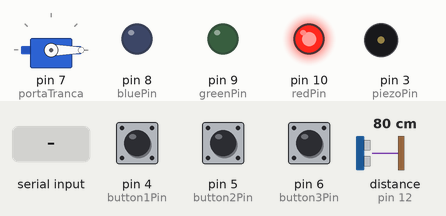
This sketch was run on a simulated Arduino Uno, built with avr-gcc and run on an emulated ATmega328P. On the bench: servo, output pins drawn as LEDs (lit = HIGH), buzzer (waves = sounding). Wiring (inferred from the names in the program): ultrasonic range finder: trigger pin 11; echo pin 12. The test bench sets the inputs (shaded band); at power-on: pin 4 (button1Pin) HIGH, pin 6 (button3Pin) HIGH, pin 5 (button2Pin) HIGH, distance to the obstacle (sensor on pin 12) 80 cm. The echo pulse lasts 58.3 µs per cm; pins used as bus, display or sensor lines are not drawn; what the sketch prints to the serial monitor is not drawn.

Above: at 1.2 s.
1.3 s: pin 4 (button1Pin) pulled LOW for 1 s
At 1.7 s:
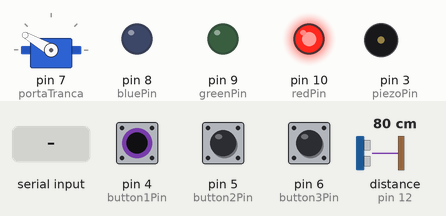
4.0 s: pin 6 (button3Pin) pulled LOW for 0.15 s
At 4.08 s:
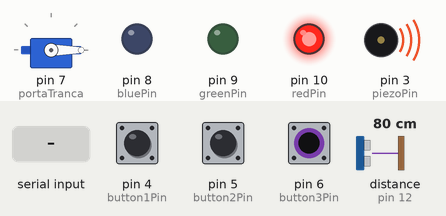
5.6 s: pin 5 (button2Pin) pulled LOW for 0.15 s
At 7.1 s:
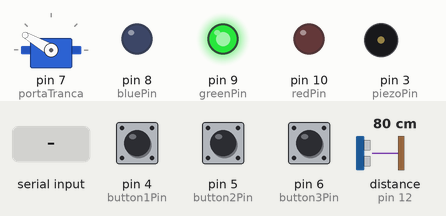
7.7 s: pin 6 (button3Pin) pulled LOW for 1 s
At 8.1 s:
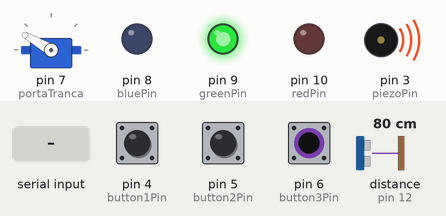
10.2 s: byte 76 (LOCK_COMMAND) received over Serial
At 10.6 s:
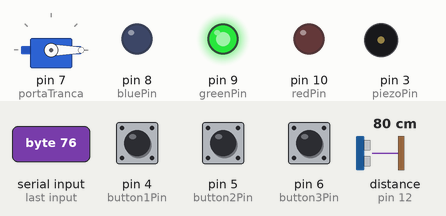
Timing chart, 0 to 13.2 s (numbered marks = the images above; inputs shaded):
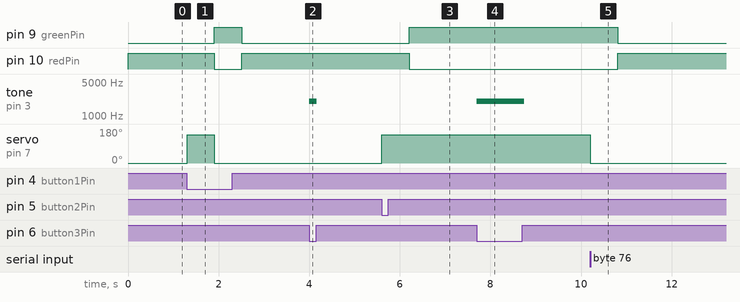

Measured:
- after the input at 1.3 s, pin 9 (greenPin): LOW → HIGH after 0.60 s, → LOW 0.60 s later; pin 10 (redPin): HIGH → LOW after 0.60 s, → HIGH 0.60 s later; servo on pin 7 (portaTranca): 0° → 150° at once, → 0° 0.60 s later
- after the input at 4.0 s, tone on pin 3 (piezoPin): silent → 2000 Hz at once, → silent 0.16 s later
- after the input at 5.6 s, pin 9 (greenPin): LOW → HIGH after 0.60 s; pin 10 (redPin): HIGH → LOW after 0.60 s; servo on pin 7 (portaTranca): 0° → 150° at once
- after the input at 7.7 s, tone on pin 3 (piezoPin): silent → 2000 Hz at once, → silent 1.0 s later
- after the input at 10.2 s, pin 9 (greenPin): HIGH → LOW after 0.61 s; pin 10 (redPin): LOW → HIGH after 0.61 s; servo on pin 7 (portaTranca): 150° → 0° at once

The sketch:

FlexLock.ino
```cpp
#include <Servo.h>

#define portaTranca 7

Servo tranca;

const int button1Pin = 4;
const int button2Pin = 5;
const int button3Pin = 6;

const int piezoPin = 3;

const int redPin = 10;
const int greenPin = 9;
const int bluePin = 8;

const int trigPin = 11;
const int echoPin = 12;

long duration, distance;

int button1State = 0;
int button2State = 0;
int button3State = 0;

// Lock stuff
enum LockState { LOCKED, UNLOCKED };
LockState state;

// Door stuff
enum DoorState { OPEN, CLOSED };
DoorState doorState;

const unsigned long int LOCK_UPDATE_DELAY = 600;
unsigned long int lockUpdateTimestamp;
boolean isLockUpdating = false;

const unsigned long int LOCK_ACTION_TIMEOUT_DELAY = 5000;
unsigned long int lockActionTimeoutTimestamp;
boolean isLockActionOnTimeout = false;

const unsigned long int UNLOCK_ACTION_TIMEOUT_DELAY = 5000;
unsigned long int unlockActionTimeoutTimestamp;
boolean isUnlockActionOnTimeout = false;

const unsigned long int DOOR_STATUS_UPDATE_DELAY = 500;
unsigned long int doorStatusChangeTimestamp;
boolean isUpdatingDoorStatus = false;

const unsigned long int PROXIMITY_UNLOCK_ACTION_TIMEOUT_DELAY = 10000;
unsigned long int proximityUnlockActionTimeoutTimestamp;
boolean isProximityUnlockActionOnTimeout = false;

// Bluetooth commands

enum LockCommand {  LOCK_COMMAND = 'L',
                    UNLOCK_COMMAND = 'U',
                    PROXIMITY_UNLOCK_COMMAND = 'P',
                    STATUS_COMMAND = 'S'
                 };

enum LockMessage {  BUZZER_SENDCOMMAND = 'B',
                    LOCKED_SENDCOMMAND = 'L',
                    UNLOCKED_SENDCOMMAND = 'U',
                    PROXIMITY_UNLOCKED_SENDCOMMAND = 'P',
                    OPEN_SENDCOMMAND = 'O'
                 };

void setup() {
  tranca.attach(portaTranca);
  pinMode(button1Pin, INPUT);
  pinMode(button2Pin, INPUT);
  pinMode(button3Pin, INPUT);
  pinMode(redPin, OUTPUT);
  pinMode(greenPin, OUTPUT);
  pinMode(bluePin, OUTPUT);
  pinMode(piezoPin, OUTPUT);
  pinMode(trigPin, OUTPUT);
  pinMode(echoPin, INPUT);

  lock();
  updateLockStatusColor();
  checkDoor();

  Serial.begin(115200);
}

int nextDelay = 0;
uint8_t byteRead = 0;

int once = 0;

void loop() {

  checkLock();

  checkButtons();

  checkBluetoothMessages();

  checkDoor();

}

void checkLock() {
  if (isLockUpdating) {
    if (millis() - lockUpdateTimestamp >= LOCK_UPDATE_DELAY) {
      isLockUpdating = false;
      updateLockStatusColor();
    }
  }

  if (isLockActionOnTimeout) {
    if (millis() - lockActionTimeoutTimestamp >= LOCK_ACTION_TIMEOUT_DELAY) {
      isLockActionOnTimeout = false;
    }
  }

  if (isUnlockActionOnTimeout) {
    if (millis() - unlockActionTimeoutTimestamp >= UNLOCK_ACTION_TIMEOUT_DELAY) {
      isUnlockActionOnTimeout = false;
    }
  }

  if (isProximityUnlockActionOnTimeout) {
    if (millis() - proximityUnlockActionTimeoutTimestamp >= PROXIMITY_UNLOCK_ACTION_TIMEOUT_DELAY) {
      isProximityUnlockActionOnTimeout = false;
    }
  }

  if (isUpdatingDoorStatus) {
    if (millis() - doorStatusChangeTimestamp >= DOOR_STATUS_UPDATE_DELAY) {
      isUpdatingDoorStatus = false;
    }
  }
}

void checkButtons() {
  checkLockButton();
  checkBuzzerButton();
}

void checkBluetoothMessages() {
  if (Serial.available() > 0) {
    byteRead = Serial.read();
    //Serial.write(byteRead);

    switch (byteRead) {
      case UNLOCK_COMMAND:
        if (unlock())
          sendResponse(UNLOCKED_SENDCOMMAND);
        break;
      case PROXIMITY_UNLOCK_COMMAND:
        if (doorState == CLOSED && proximityUnlock()) {
            sendResponse(PROXIMITY_UNLOCKED_SENDCOMMAND);
        }
        //do more stuff
        break;
      case LOCK_COMMAND:
        if (lock())
        sendResponse(LOCKED_SENDCOMMAND);
      case STATUS_COMMAND:
        switch (doorState) {
          case OPEN:
            sendResponse(OPEN_SENDCOMMAND);
            return;
          case CLOSED:
            break;
        }
        switch (state) {
          case LOCKED:
            sendResponse(LOCKED_SENDCOMMAND);
            break;
          case UNLOCKED:
            sendResponse(UNLOCKED_SENDCOMMAND);
        }
    }
  }
}

void sendResponse(LockMessage message) {
  Serial.write(message);
  delay(75);
}

void checkDoor() {
  //if (isDoorOpen) didOpenDoor(); --something like that

  // The sensor is triggered by a HIGH pulse of 10 or more microseconds.
  // Give a short LOW pulse beforehand to ensure a clean HIGH pulse:
  digitalWrite(trigPin, LOW);
  delayMicroseconds(5);
  digitalWrite(trigPin, HIGH);
  delayMicroseconds(10);
  digitalWrite(trigPin, LOW);

  // Read the signal from the sensor: a HIGH pulse whose
  // duration is the time (in microseconds) from the sending
  // of the ping to the reception of its echo off of an object.
  duration = pulseIn(echoPin, HIGH);

  // convert the time into a distance
  distance = (duration * .0343) / 2;

  if (doorState == CLOSED && checkForOpen()) {
    updateDoorStatus(OPEN);
  } else if (doorState == OPEN && checkForClose()) {
    updateDoorStatus(CLOSED);
  }
}

boolean isCheckingDoorOpening = false;
boolean isCheckingDoorClosing = false;
unsigned long int checkingDoorTimestamp;
const unsigned long int CHECK_DOOR_DURATION = 300;

boolean checkForOpen() {
  if (!isCheckingDoorOpening) {
    isCheckingDoorOpening = true;
    isCheckingDoorClosing = false;
    checkingDoorTimestamp = millis();
    return false;
  }

  if (distance < 15) {
    isCheckingDoorOpening = false;
    return false;
  } else if (millis() - checkingDoorTimestamp >= CHECK_DOOR_DURATION) {
    return true;
  }
}

boolean checkForClose() {
  if (!isCheckingDoorClosing) {
    isCheckingDoorClosing = true;
    isCheckingDoorOpening = false;
    checkingDoorTimestamp = millis();
    return false;
  }

  if (distance >= 15) {
    isCheckingDoorClosing = false;
    return false;
  } else if (millis() - checkingDoorTimestamp >= CHECK_DOOR_DURATION) {

    return true;
  }
}

void updateDoorStatus(DoorState newState) {
  if (isUpdatingDoorStatus) return;
  isUpdatingDoorStatus = true;
  doorStatusChangeTimestamp = millis();

  doorState = newState;
  switch(doorState) {
    case OPEN:
    sendResponse(OPEN_SENDCOMMAND);
    break;
    case CLOSED:
    didCloseDoor();
  }
}

void didCloseDoor() {
  sendResponse(UNLOCKED_SENDCOMMAND);
  delay(300);
  if (lock())
    sendResponse(LOCKED_SENDCOMMAND);
  timeOutProximityUnlockAction();
}

void checkLockButton() {
  if (isLockUpdating) return;

  button1State = digitalRead(button1Pin);
  button2State = digitalRead(button2Pin);

  if (button1State == LOW || button2State == LOW) {
    switch (state) {
      case LOCKED:
        if (unlock())
          sendResponse(UNLOCKED_SENDCOMMAND);
        break;
      case UNLOCKED:
        if (lock())
          sendResponse(LOCKED_SENDCOMMAND);
    }
  }

}

void checkBuzzerButton() {
  button3State = digitalRead(button3Pin);

  if (button3State == LOW) {
    tone(piezoPin, 2000);
    sendBuzzNotification();
  } else {
    noTone(piezoPin);
  }
}

void sendBuzzNotification() {
  Serial.write(BUZZER_SENDCOMMAND);
  delay(75);
}

boolean unlock() {
  if (isUnlockActionOnTimeout) return false;

  lockUpdateTimestamp = millis();
  isLockUpdating = true;
  tranca.write(150);
  state = UNLOCKED;

  return true;
}

boolean lock() {
//  if (isLockActionOnTimeout) return false;

  lockUpdateTimestamp = millis();
  isLockUpdating = true;
  tranca.write(0);
  state = LOCKED;

  return true;
}

boolean proximityUnlock() {
  if (isProximityUnlockActionOnTimeout) return false;

  return unlock();
}

void timeOutLockAction() {
  lockActionTimeoutTimestamp = millis();
  isLockActionOnTimeout = true;
}

void timeOutUnlockAction() {
  unlockActionTimeoutTimestamp = millis();
  isUnlockActionOnTimeout = true;
}

void timeOutProximityUnlockAction() {
  proximityUnlockActionTimeoutTimestamp = millis();
  isProximityUnlockActionOnTimeout = true;
}

void updateLockStatusColor() {
  int r, g, b = LOW;
  switch (state) {
    case UNLOCKED:
      r = LOW;
      g = HIGH;
      break;
    case LOCKED:
      r = HIGH;
      g = LOW;
  }
  digitalWrite(redPin, r);
  digitalWrite(greenPin, g);
  digitalWrite(bluePin, b);
}
```
